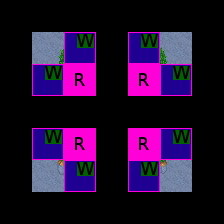

This game map was drawn from its Tiled (.tmx) file and the tilesets committed beside it. A one-line description and the trimmed map source follow:
An orthogonal 7x7 tile map with 32x32 px tiles, 9 tile layers (Regions, Input_set, Input_set, Input_set, ...), 4 tilesets.

<map version="1.0" orientation="orthogonal" width="7" height="7" tilewidth="32" tileheight="32">
 <tileset firstgid="1" name="Woodland" tilewidth="32" tileheight="32">
  <image source="../../graphics/tiles/Woodland_ground.png" width="512" height="512" />
 </tileset>
 <tileset firstgid="257" name="Collision" tilewidth="32" tileheight="32">
  <image source="../../graphics/tiles/collision.png" width="64" height="32" />
 </tileset>
 <tileset firstgid="259" name="set_rules" tilewidth="32" tileheight="32">
  <image source="../../graphics/tiles/set_rules.png" width="64" height="64" />
 </tileset>
 <tileset firstgid="263" name="set_woodland" tilewidth="32" tileheight="32">
  <image source="../../graphics/tiles/set_woodland.png" width="512" height="320" />
 </tileset>
 <layer name="Regions" width="7" height="7">
  <data>[49 cells, 16 non-empty, 1 distinct tile ids]</data>
 </layer>
 <layer name="Input_set" width="7" height="7">
  <data>[49 cells, 12 non-empty, 1 distinct tile ids]</data>
 </layer>
 <layer name="Input_set" width="7" height="7">
  <data>[49 cells, 12 non-empty, 1 distinct tile ids]</data>
 </layer>
 <layer name="Input_set" width="7" height="7">
  <data>[49 cells, 12 non-empty, 1 distinct tile ids]</data>
 </layer>
 <layer name="Input_set" width="7" height="7">
  <data>[49 cells, 12 non-empty, 1 distinct tile ids]</data>
 </layer>
 <layer name="Input_set" width="7" height="7">
  <data>[49 cells, 12 non-empty, 1 distinct tile ids]</data>
 </layer>
 <layer name="Input_set" width="7" height="7">
  <data>[49 cells, 12 non-empty, 1 distinct tile ids]</data>
 </layer>
 <layer name="Input_set" width="7" height="7">
  <data>[49 cells, 12 non-empty, 1 distinct tile ids]</data>
 </layer>
 <layer name="Output_Ground" width="7" height="7">
  <data>[49 cells, 4 non-empty, 4 distinct tile ids]</data>
 </layer>
</map>
